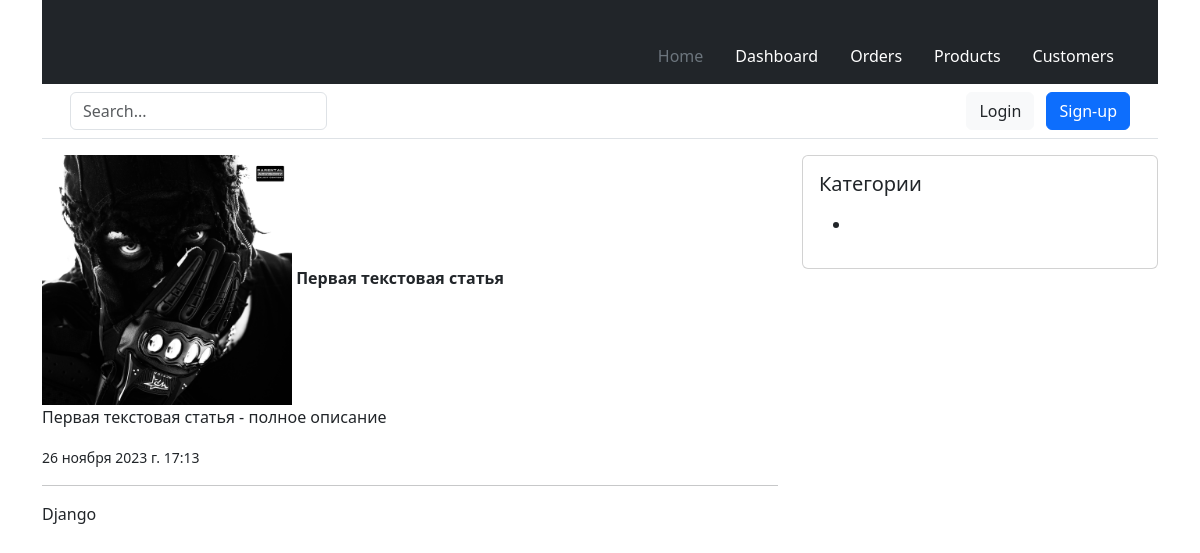
The page /articles/first-article-page/ on the database its author committed.
### modules/blog/models.py (models this page shows, shortened)
class Article(models.Model):
    class ArticleManager(models.Manager):
        def all(self):
            return self.get_queryset().select_related('author', 'category').filter(status='published')
    STATUS_OPTIONS = (
        ('published', 'Опубликовано'),
        ('draft', 'Черновик')
    )
    title = models.CharField(verbose_name='Заголовок', max_length=255)
    slug = models.CharField(verbose_name='Альт.название', max_length=255, blank=True, unique=True)
    short_description = models.TextField(verbose_name='Краткое описание', max_length=500)
    full_description = models.TextField(verbose_name='Полное описание')
    thumbnail = models.ImageField(
        verbose_name='Превью поста',
        blank=True,
        upload_to='images/thumbnails/%Y/%m/%d/',
        validators=[FileExtensionValidator(allowed_extensions=('png', 'jpg', 'webp', 'jpeg', 'gif'))]
    )
    status = models.CharField(choices=STATUS_OPTIONS, default='published', verbose_name='Статус поста', max_length=10)
    time_create = models.DateTimeField(auto_now_add=True, verbose_name='Время добавления')
    time_update = models.DateTimeField(auto_now=True, verbose_name='Время обновления')
    author = models.ForeignKey(to=User, verbose_name='Автор', on_delete=models.SET_DEFAULT, related_name='author_posts', default=1)
    updater = models.ForeignKey(to=User, verbose_name='Обновил', on_delete=models.SET_NULL, null=True, related_name='updater_posts', blank=True)
    fixed = models.BooleanField(verbose_name='Зафиксировано', default=False)
    category = TreeForeignKey('Category', on_delete=models.PROTECT, related_name='articles', verbose_name='Категория')
    objects = ArticleManager()
    class Meta:
        db_table = 'app_articles'
        ordering = ['-fixed', '-time_create']
        indexes = [models.Index(fields=['-fixed', '-time_create', 'status'])]
        verbose_name = 'Статья'
        verbose_name_plural = 'Статьи'

class Category(MPTTModel):
    title = models.CharField(max_length=255, verbose_name='Название категории')
    slug = models.SlugField(max_length=255, verbose_name='URL категории', blank=True)
    description = models.TextField(verbose_name='Описание категории', max_length=300)
    parent = TreeForeignKey(
        'self',
        on_delete=models.CASCADE,
        null=True,
        blank=True,
        db_index=True,
        related_name='children',
        verbose_name='Родительская категория'
    )
    class MPTTMeta:
        order_insertion_by = ('title',)
    class Meta:
        verbose_name = 'Категория'
        verbose_name_plural = 'Категории'
        db_table = 'app_categories'

### modules/blog/views.py (the view)
# urls.py: path('articles/<str:slug>/', ArticleDetailView.as_view(), name='articles_detail'),
class ArticleDetailView(DetailView):
    model = Article
    template_name = 'blog/articles_detail.html'
    context_object_name = 'article'
    def get_context_data(self, **kwargs):
        context = super().get_context_data(**kwargs)
        context['title'] = self.object.title
        return context

### templates/blog/articles_detail.html
{% extends 'main.html' %}
{% block content %}
        <img src={{ article.thumbnail.url }} alt={{ article.title }} width="250"/>
        <strong>{{ article.title }}</strong>
        <p>{{ article.full_description }}</p>
        <small>{{ article.time_create }}</small>
        <hr>
        <span>{{ article.category.title }}</span>
{% endblock %}

### rows shown on the page
Article: thumbnail (picture), title "Первая текстовая статья", full_description "Первая текстовая статья - полное описание", time_create "26 ноября 2023 г. 17:13", category "Django"
